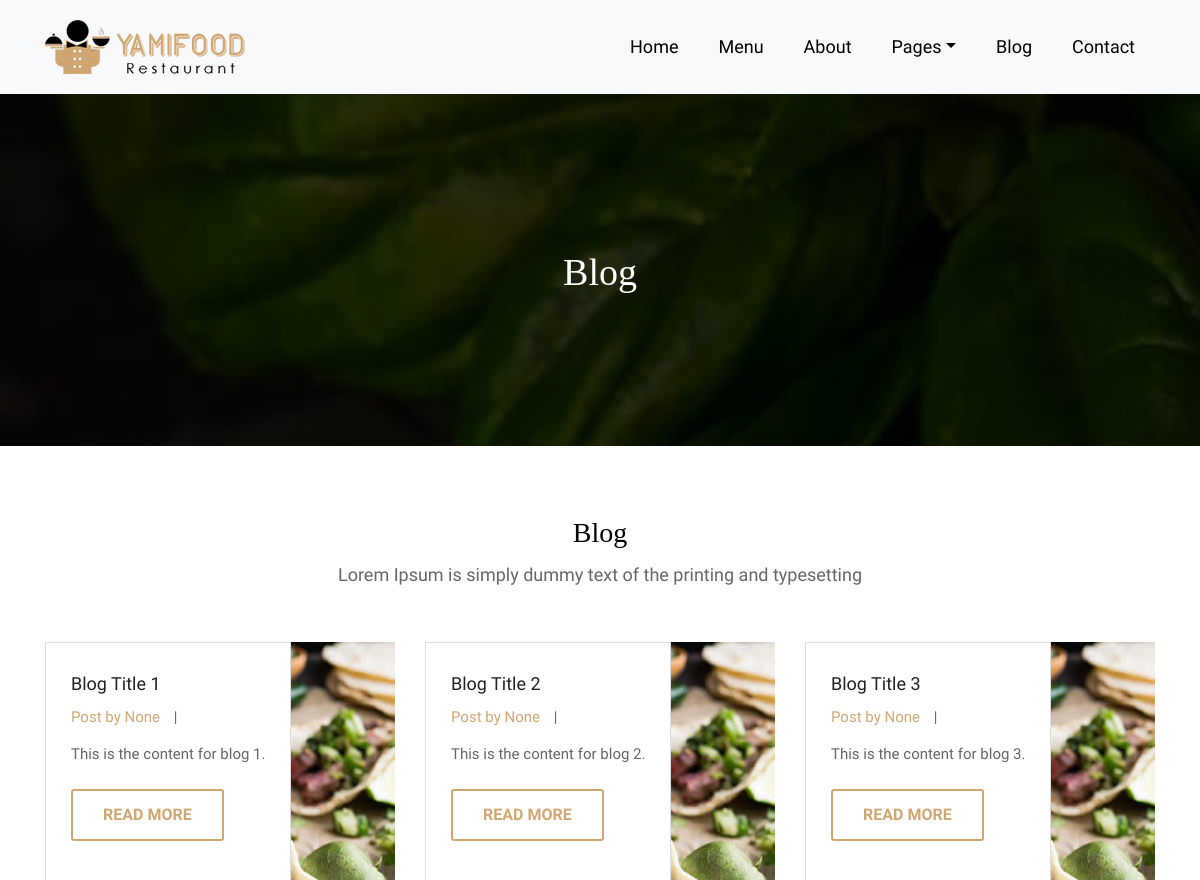
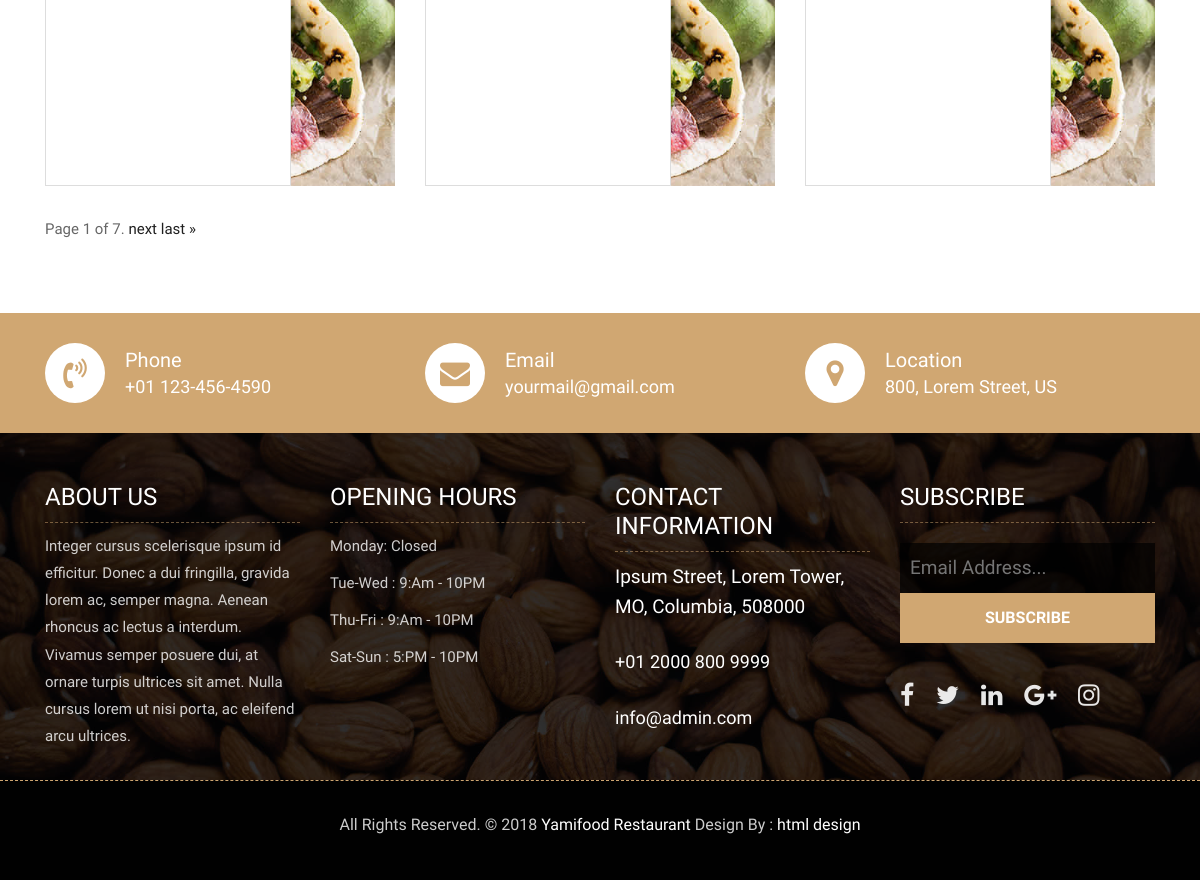
The app's page /blogs/sr with its own data (2 pictures, top to bottom).
### blog/models.py (models this page shows, shortened)
class Article(models.Model):
    title = models.CharField(_("Title"), max_length=50)
    slug = models.SlugField("slug",unique=True, blank=True, null=True)
    description = models.CharField(_("Description"), max_length=100)
    content = models.TextField()
    author = models.ForeignKey(User, verbose_name="Author", on_delete=models.SET_NULL, null=True, blank=True)
    image = models.ImageField(_("Image"), upload_to="blogs/", null=True, blank=True)
    category = models.ForeignKey("Category", verbose_name="Category",related_name="blog", on_delete=models.CASCADE, blank=True, null=True)
    tags = models.ManyToManyField("Tag", verbose_name="Tags", related_name="blogs", blank=True)
    is_published = models.BooleanField("is published", default=False)
    publish_at = models.DateTimeField("publish at", null=True, blank=True, auto_now_add=True)

### blog/views.py (the view)
# urls.py: path('sr', SearchResultView.as_view(), name='search'),
class SearchResultView(ListView):
    model = Article
    paginate_by = 3
    template_name = 'blog/search_result.html'
    context_object_name = 'articles'
    def get_queryset(self):
        query = self.request.GET.get('search', '')
        if query:
            return Article.objects.filter(title__icontains=query)
        return Article.objects.all()

### blog/templates/blog/search_result.html (shortened to what this page needs)
{% extends "base.html" %}
{% load static %}
{% block main %}
	<div class="all-page-title page-breadcrumb">
		<div class="container text-center">
			<div class="row">
				<div class="col-lg-12">
					<h1>Blog</h1>
				</div>
			</div>
		</div>
	</div>
	<div class="blog-box">
		<div class="container">
			<div class="row">
				<div class="col-lg-12">
					<div class="heading-title text-center">
						<h2>Blog</h2>
						<p>Lorem Ipsum is simply dummy text of the printing and typesetting</p>
					</div>
				</div>
			</div>
			<div class="row">
				{% for article in articles %}
				<div class="col-lg-4 col-md-6 col-12">
					<div class="blog-box-inner">
						<div class="blog-img-box">
						</div>
						<div class="blog-detail">
							<h4>{{article.title}}</h4>
							<ul>
								<li><span>Post by {{article.author}}</span></li>
								<li>|</li>
							</ul>
							<p>{{article.content}}</p>
							<a class="btn btn-lg btn-circle btn-outline-new-white" href="blogs/{{article.slug}}">Read More</a>
						</div>
					</div>
				</div>
				{% endfor %}
			</div>
			<div class="pagination">
				<span class="step-links">
					<span class="current">
						Page {{ page_obj.number }} of {{ page_obj.paginator.num_pages }}.
					</span>
					{% if page_obj.has_next %}
						<a href="blogs?page={{ page_obj.next_page_number }}">next</a>
						<a href="blogs?page={{ page_obj.paginator.num_pages }}">last &raquo;</a>
					{% endif %}
				</span>
			</div>
		</div>
	</div>
	<div class="contact-imfo-box">
		<div class="container">
			<div class="row">
				<div class="col-md-4">
					<i class="fa fa-volume-control-phone"></i>
					<div class="overflow-hidden">
						<h4>Phone</h4>
						<p class="lead">
							+01 123-456-4590
						</p>
					</div>
				</div>
				<div class="col-md-4">
					<i class="fa fa-envelope"></i>
					<div class="overflow-hidden">
						<h4>Email</h4>
						<p class="lead">
							yourmail@gmail.com
						</p>
					</div>
				</div>
				<div class="col-md-4">
					<i class="fa fa-map-marker"></i>
					<div class="overflow-hidden">
						<h4>Location</h4>
						<p class="lead">
							800, Lorem Street, US
						</p>
					</div>
				</div>
			</div>
		</div>
	</div>
{% endblock main %}

### static/template/css/style.css (style rules this page uses)
body { color: #666666; font-size: 15px; font-family: 'Athiti', sans-serif; line-height: 1.80857; }
a { color: #1f1f1f; text-decoration: none !important; outline: none !important; -webkit-transition: all .3s ease-in-out; -moz-transition: all .3s ease-in-out; -ms-transition: all .3s ease-in-out; -o-transition: all .3s ease-in-out; transition: all .3s ease-in-out; }
h1, h2, h3, h4, h5, h6 { letter-spacing: 0; font-weight: normal; position: relative; padding: 0 0 10px 0; font-weight: normal; line-height: 120% !important; color: #1f1f1f; margin: 0 }
h1 { font-size: 24px }
h2 { font-size: 22px }
h4 { font-size: 16px }
a { color: #1f1f1f; text-decoration: none; outline: none; }
a, .btn { text-decoration: none !important; outline: none !important; -webkit-transition: all .3s ease-in-out; -moz-transition: all .3s ease-in-out; -ms-transition: all .3s ease-in-out; -o-transition: all .3s ease-in-out; transition: all .3s ease-in-out; }
.lead { font-size: 18px; line-height: 30px; color: #767676; margin: 0; padding: 0; }
ul, li, ol { list-style: none; margin: 0px; padding: 0px; }
.btn { text-transform: uppercase; padding: 19px 36px; }
.btn { display: inline-block; font-weight: 600; text-align: center; white-space: nowrap; vertical-align: middle; -webkit-user-select: none; -moz-user-select: none; -ms-user-select: none; user-select: none; border: 2px solid transparent; padding: 12px 30px; font-size: 16px; line-height: 1.5; border-radius: .1875rem; transition: color .15s ease-in-out, background-color .15s ease-in-out, border-color .15s ease-in-out, box-shadow .15s ease-in-out; }
.btn-outline-new-white { color: #fff; background-color: transparent; background-image: none; border-color: #cfa671; }
.heading-title { margin-bottom: 50px; }
.heading-title h2 { color: #010101; font-size: 28px; font-family: 'Arbutus Slab', serif; }
.heading-title p { font-size: 18px; font-weight: 200; margin: 0px; }
.contact-imfo-box { background: #d0a772; padding: 30px 0; }
.overflow-hidden { overflow: hidden; }
.contact-imfo-box i { display: block; float: left; width: 60px; height: 60px; line-height: 60px; text-align: center; background: #fff; color: #d0a772; font-size: 30px; -webkit-border-radius: 50%; -moz-border-radius: 50%; -ms-border-radius: 50%; border-radius: 50%; margin-right: 20px; }
.contact-imfo-box h4 { margin: 0px; margin-top: 5px; color: #ffffff; font-size: 20px; padding: 0px; font-weight: 500; line-height: 24px; }
.contact-imfo-box p { margin: 0px; color: #ffffff; font-weight: 300; }
.page-breadcrumb { padding: 250px 0 150px; background: url(../images/all-bg.jpg) no-repeat; background-attachment: fixed; background-size: cover; background-position: 0 0; position: relative; }
.all-page-title .container { position: relative; z-index: 2; }
.all-page-title::before { background: #010101; content: ""; height: 100%; left: 0; position: absolute; top: 0; width: 100%; z-index: 1; opacity: 0.8; }
.all-page-title h1 { font-size: 38px; color: #ffffff; font-family: 'Arbutus Slab', serif; padding: 0px; }
.blog-box { padding: 70px 0px; }
.blog-box-inner { position: relative; margin-bottom: 30px; }
.blog-box-inner .blog-img-box { position: relative; display: block; }
.blog-box-inner .blog-detail { position: absolute; top: 0; background: #fff; padding: 30px 25px; border: 1px solid #ddd; transition-duration: .5s; height: 100%; }
.blog-detail h4 { font-size: 18px; font-weight: 500; color: #222222; }
.blog-detail ul li { display: inline-block; padding: 0px 5px; }
.blog-detail ul li span { color: #d0a772; cursor: pointer; }
.blog-detail ul li:first-child { padding-left: 0px; }
.blog-detail p { padding: 10px 0px 0 0; margin: 0px; }
.blog-detail a { color: #d0a772; margin-top: 20px; }

### records on screen
Article: title "Blog Title 1", author "None", content "This is the content for blog 1."
Article: title "Blog Title 2", author "None", content "This is the content for blog 2."
Article: title "Blog Title 3", author "None", content "This is the content for blog 3."

### other values on screen
{{ page_obj.number }} "1"
{{ page_obj.paginator.num_pages }} "7"
